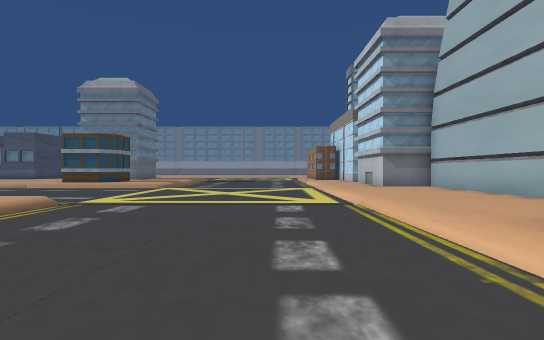
[1] (above)

24 first-person views from a walk through a Unity game level. The camera is 1.5 m above the floor, looks level and sees 80° across. The floor is counted in squares, 2 m on a side. Each view is taken from the middle of a square. On the plan, view 1 faces up. The plan holds only what a view shows up to about 11 squares ahead; the rest is blank. The place goes on beyond the plan. The player character is not drawn. Some surface patterns are stand-ins.

[2]
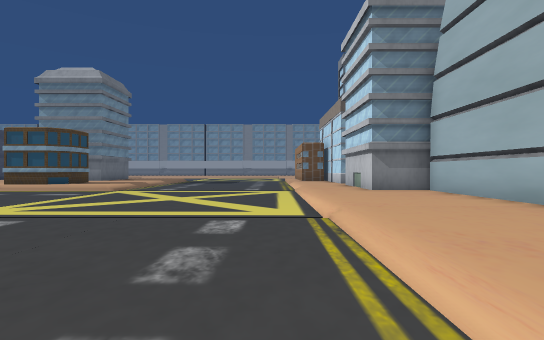

[3]
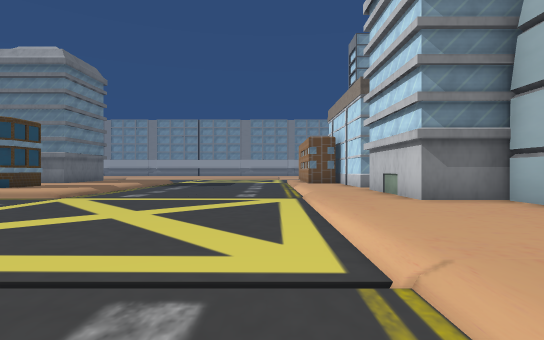

[4]
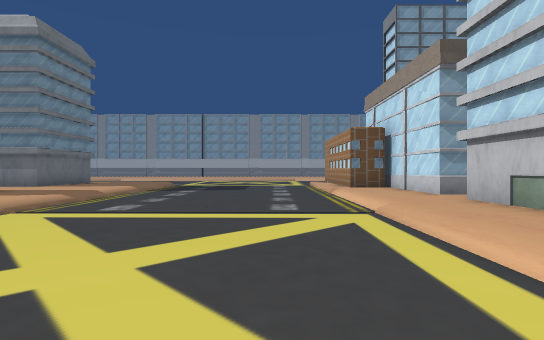

[5]
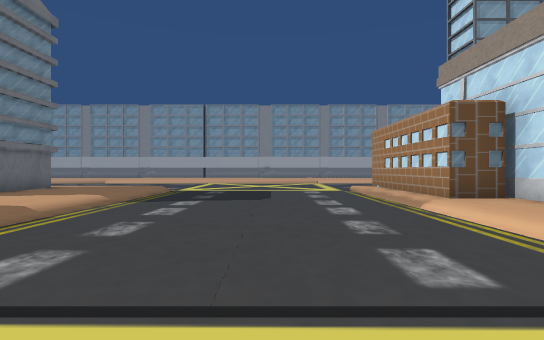

[6]
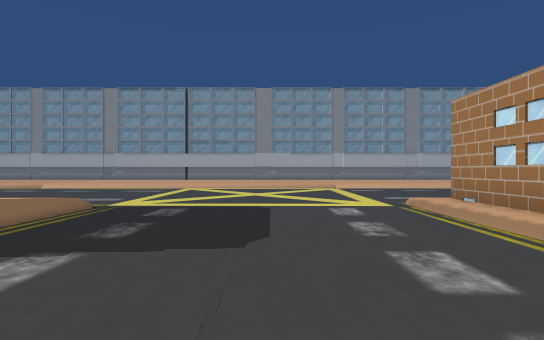

[7]
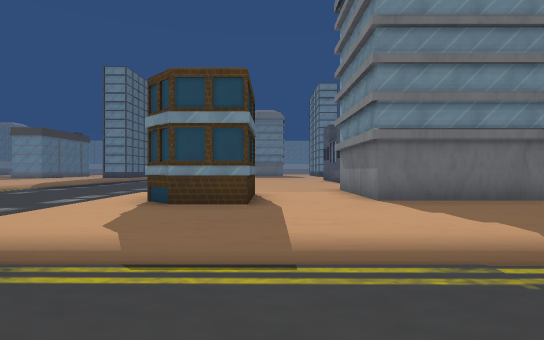

[8]
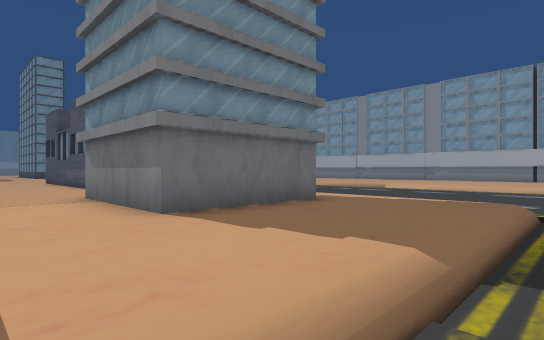

[9]
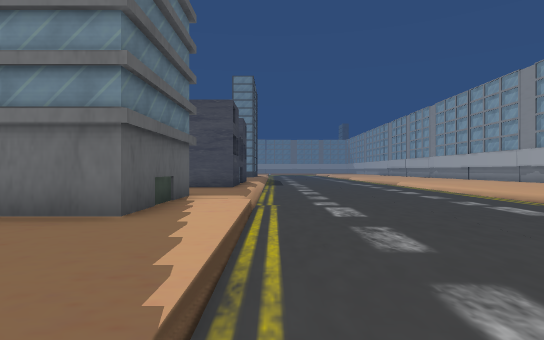

[10]
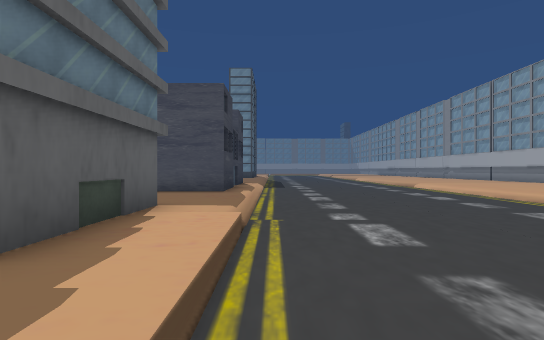

[11]
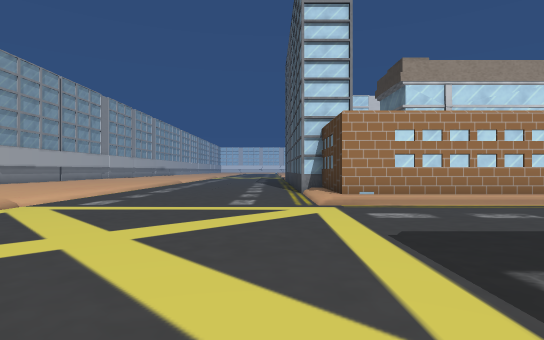

[12]
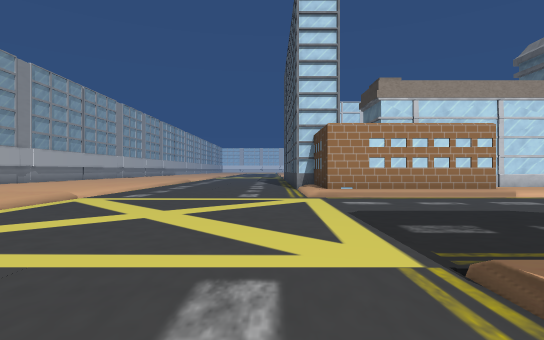

[13]
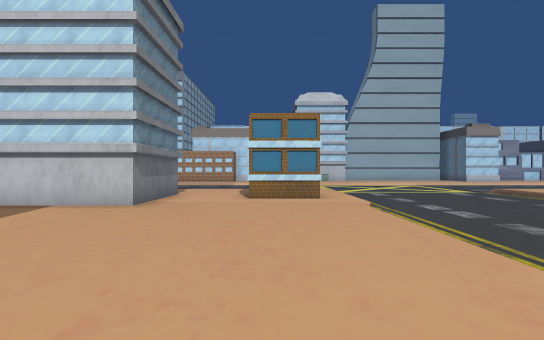

[14]
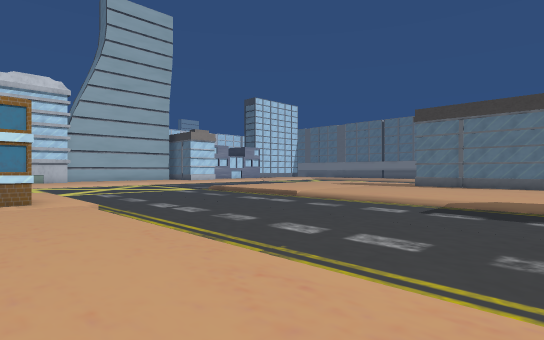

[15]
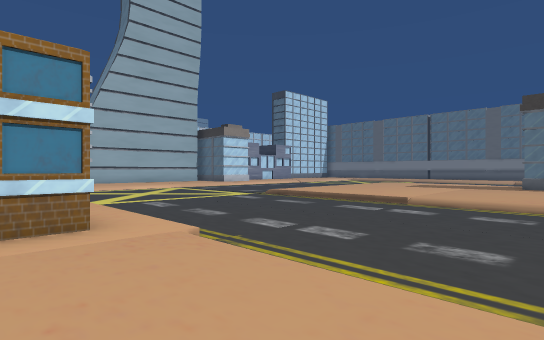

[16]
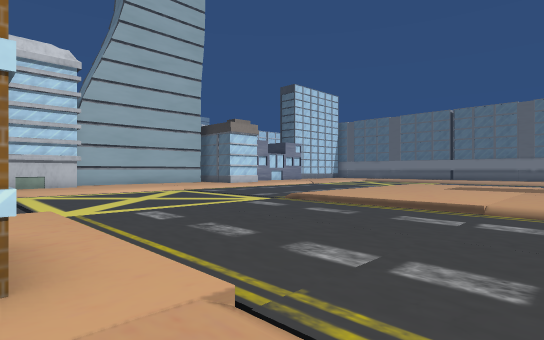

[17]
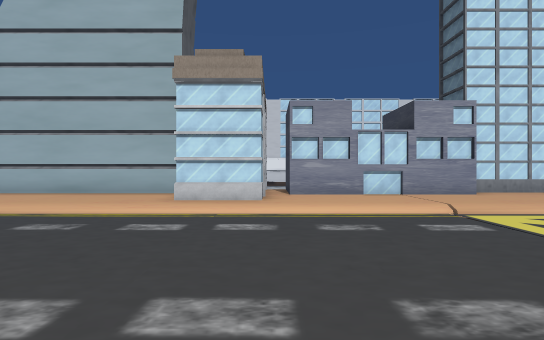

[18]
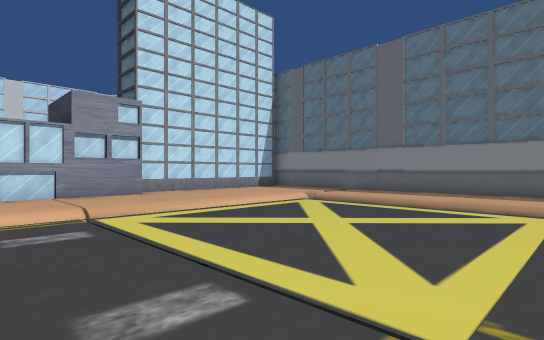

[19]
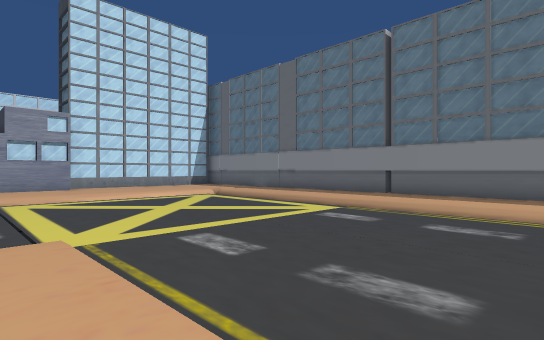

[20]
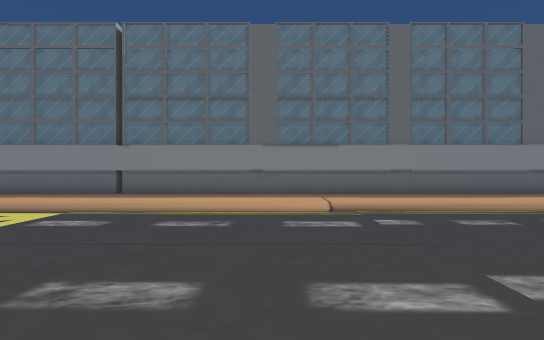

[21]
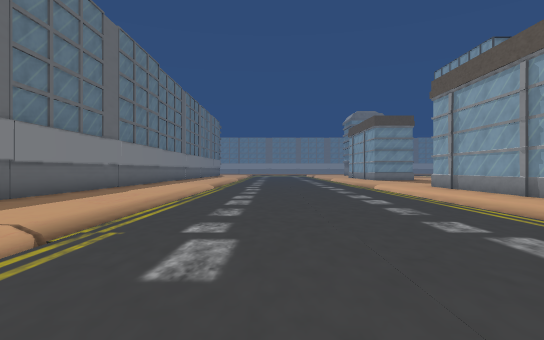

[22]
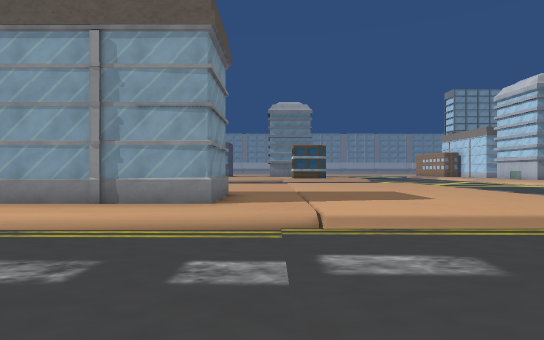

[23]
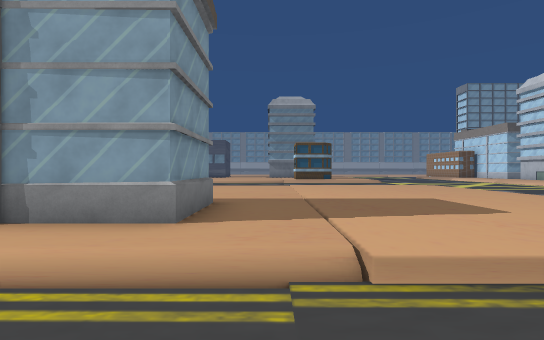

[24]
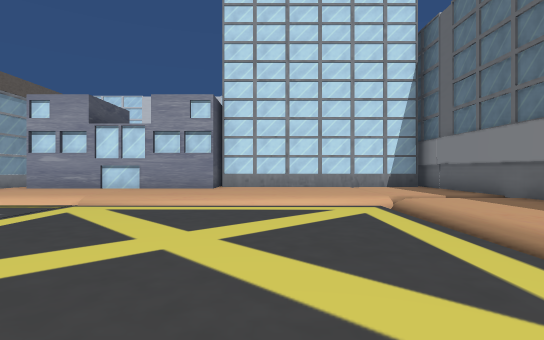

### Floor plan
Key: @ floor where view 1 was taken; # wall or solid block; . main floor; : floor 0.25 m higher than the main floor; + floor 0.5 m higher than the main floor; / step, stairs or slope; v drop or lower ground; B building.
Columns run from 18 left of view 1 to 6 right of it. Each row starts with its distance up from view 1.
 31                   ::+++::
 30  ......    ///   ////////
 29  ........ .... ..........
 28  ........................
 27  ........................
 26  ........................
 25  ........................
 24  .................../. BB
 23  ::::::::::::/....../####
 22    #:::#B##::/....../#  B
 21   ##:::#  #::/....../#
 20  ##B:::#  #::/....../#
 19  ::::::####::/....../##
 18  ::::::::::::/....../:#
 17  ::::::::::::/....../:#
 16 :::::::::# B:/....../:##
 15  ::::::::#B::/....../::
 14 ////////:::::////////:#
 13 ..................../:B
 12 ....................::#
 11 ....................::###
 10  ...................:::B
  9  ...................:::B
  8  .................../::B
  7  ////////////////////::B
  6  ::::::::::::/....../::B
  5  ::::::::::::/....../::B
  4  ::::::::::::/....../:::#
  3  ::: ::::::::/ ...../B
  2  ::  ::::::::/ ...../#
  1       :::::::/ ...../::##
  0       B::::::/ ...@./::B#
 -1 ######B::::::/ ...../::##
 -2 :::::::::::::/....../::#
 -3 .......//////////////::#
 -4 ....................:::#
 -5 ....................:::##
 -6 ....................::::#
 -7 ....................::::#
 -8 ....................::::#
 -9 ....................::::#
-10 ::::::::+:::::::::::v:::#
-11 ::::::::+++:::::::::v++:#
-12 #########################

Positions as (right, up) in squares from view 1, and headings:
1: (0, 0), facing up
2: (1, 2), facing up
3: (1, 5), facing up
4: (0, 8), facing up
5: (-1, 12), facing up
6: (-1, 17), facing up
7: (-2, 17), facing left
8: (-4, 17), facing up-left
9: (-4, 24), facing left
10: (-6, 24), facing left
11: (-5, 25), facing right
12: (-7, 25), facing right
13: (-18, 16), facing right
14: (-18, 16), facing down-right
15: (-14, 16), facing down-right
16: (-12, 15), facing down-right
17: (-5, 1), facing right
18: (-5, -1), facing down-right
19: (-9, -2), facing down-right
20: (-9, -2), facing down
21: (-7, -7), facing left
22: (-11, -7), facing up
23: (-11, -5), facing up
24: (-5, -7), facing right
